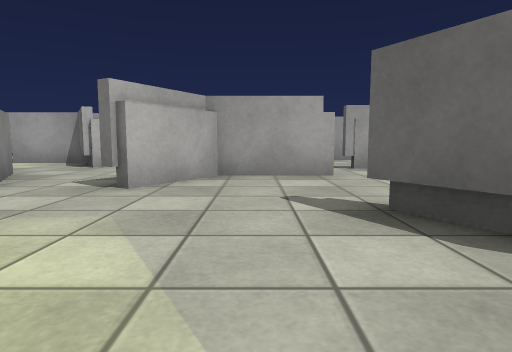
[1] (above)

24 first-person views from a walk through a scene from a Unity 3-D project. The camera is 0.55 m above the floor, tilts 6° down and sees 75° across. The floor is counted in squares, 1 m on a side. Each view is taken from the middle of a square. On the plan, view 1 faces up. The plan holds only what a view shows up to about 9 squares ahead; the rest is blank. The place goes on beyond the plan. Surface patterns are stand-ins for the level's own textures.

[2]
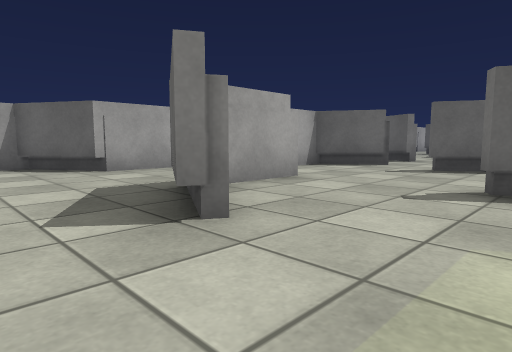

[3]
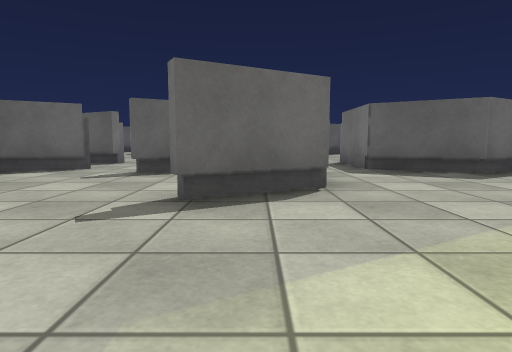

[4]
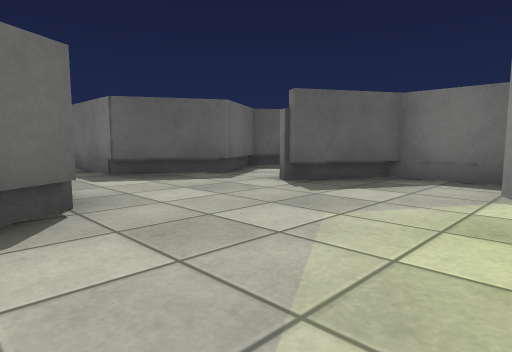

[5]
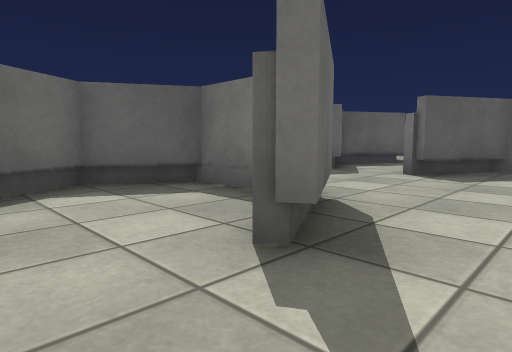

[6]
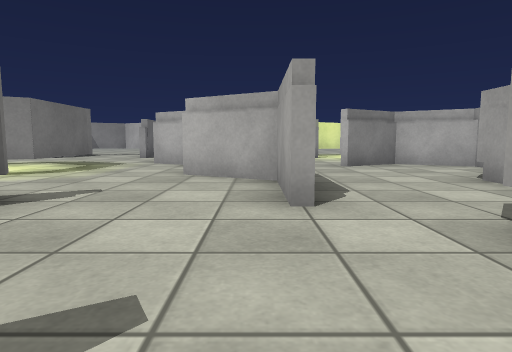

[7]
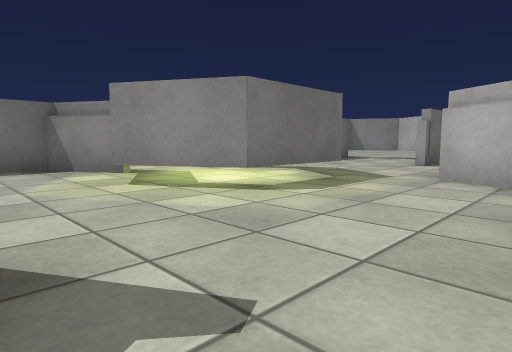

[8]
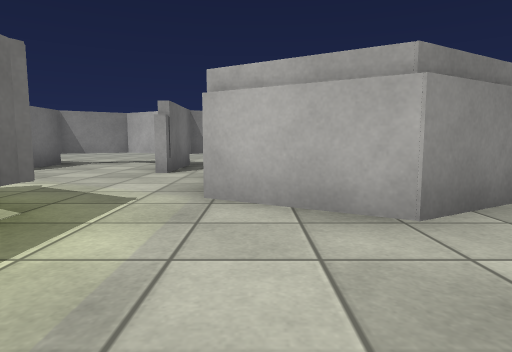

[9]
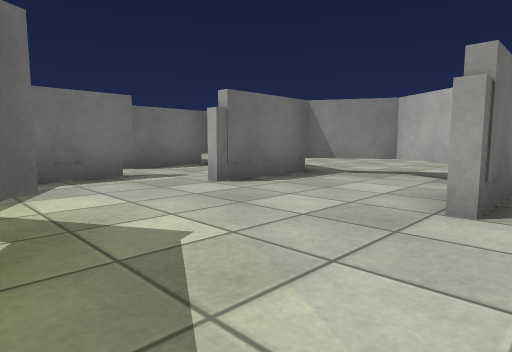

[10]
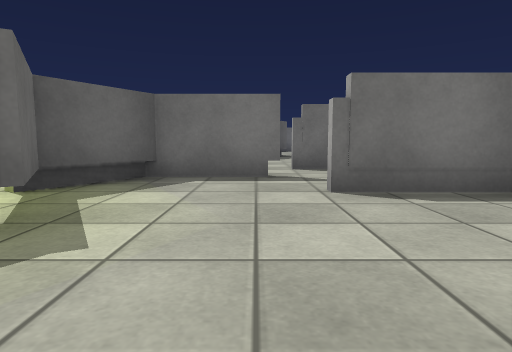

[11]
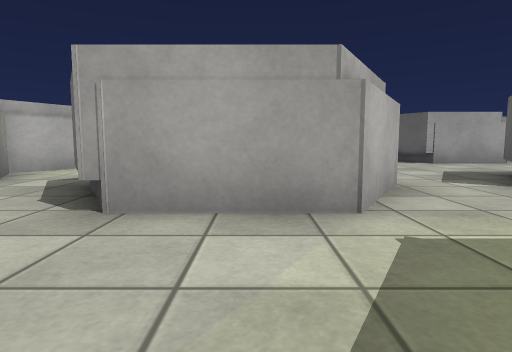

[12]
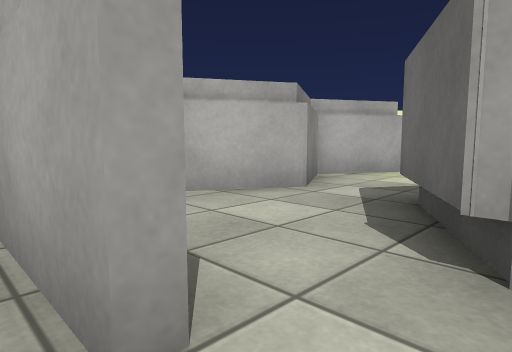

[13]
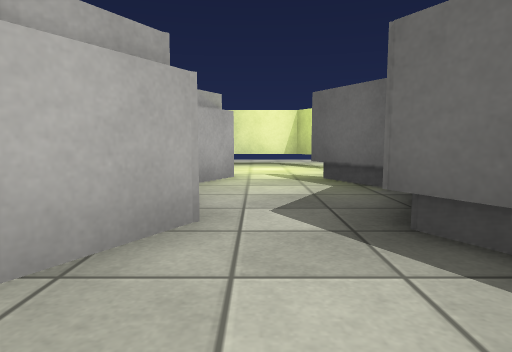

[14]
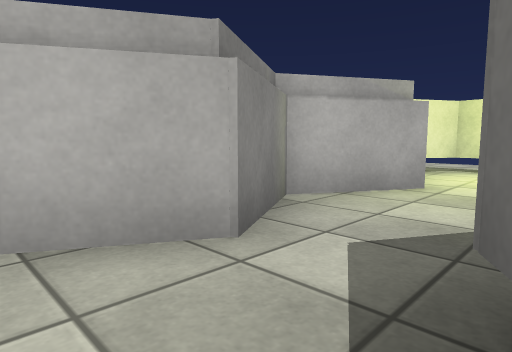

[15]
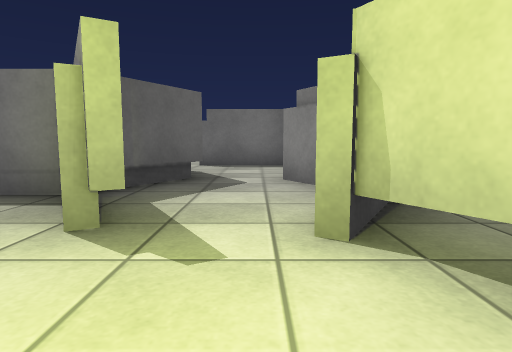

[16]
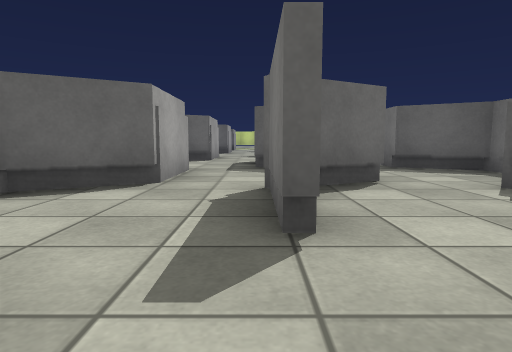

[17]
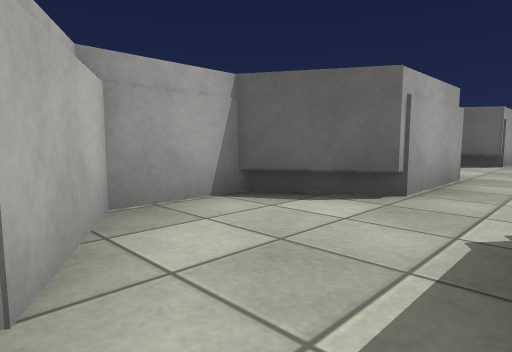

[18]
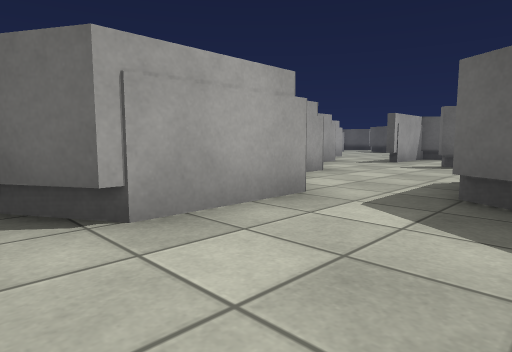

[19]
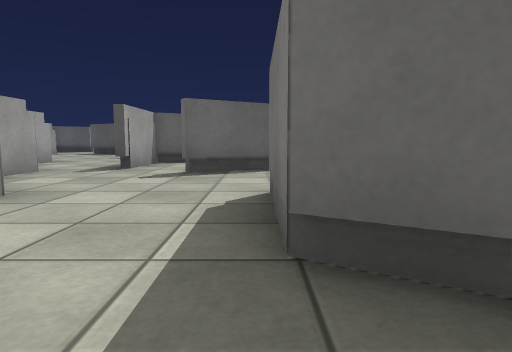

[20]
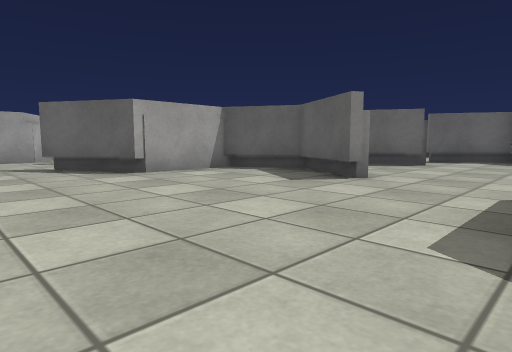

[21]
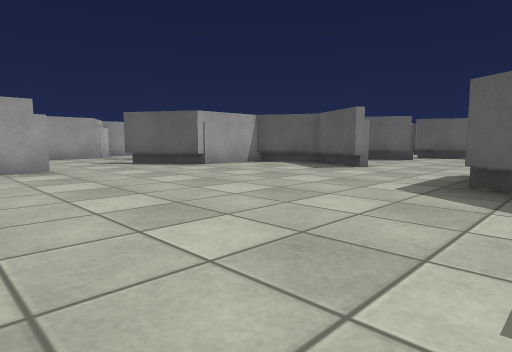

[22]
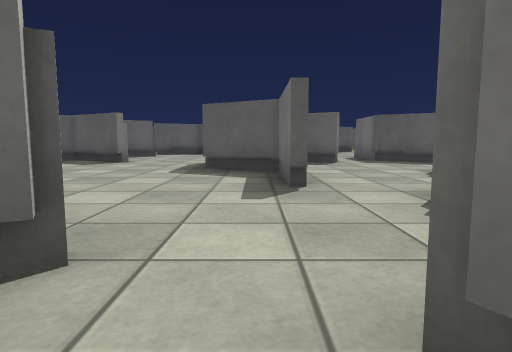

[23]
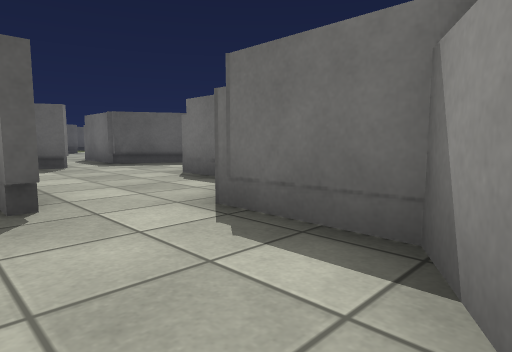

[24]
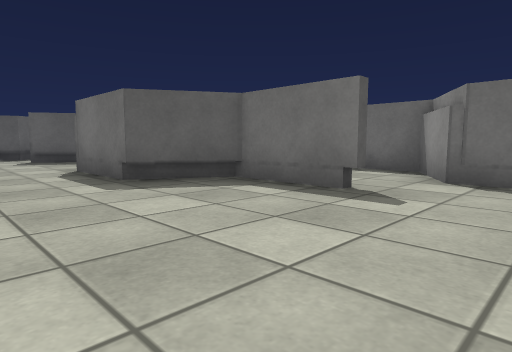

### Floor plan
Key: @ floor where view 1 was taken; # wall or solid block; x gap in a wall; . floor; = window, fence, low wall or low ledge; T thing the floor can be seen under or through.
Columns run from 10 left of view 1 to 17 right of it. Each row starts with its distance up from view 1.
 10  #### #### ####
  9  #..###..###..### .###
  8  #....#...##.........
  7  #.#..#.....#TT..#
  6  #.##....===..####   ##
  5  #..###..#.....##   ...
  4  #.## #xx#....##=###...
  3  #..###.......###...###
  2  #.........#T.T.......#
  1 ####..####..TTT....#  #
  0 #.....#  #@...TTT..####
 -1 ##....#  #....# ......#
 -2  ###..####.##.# ......# ##
 -3    .###..### .#.......#..#.#
 -4   =#.        .#............#
 -5    ..         #............#
 -6    ..         #....####..#
 -7              ....###  # ##
 -8               #...... #
 -9               ####...#.
-10                  ###..###
-11                       #

Positions as (right, up) in squares from view 1, and headings:
1: (0, 0), facing up
2: (-3, 2), facing up-right
3: (-2, 2), facing right
4: (-1, 2), facing down-right
5: (0, 4), facing down-right
6: (4, 5), facing left
7: (1, 4), facing down-left
8: (-1, 3), facing left
9: (-4, 2), facing down-left
10: (-6, 2), facing down
11: (-5, 0), facing up
12: (-6, 1), facing up-left
13: (-8, 2), facing up
14: (-7, 3), facing up-left
15: (-8, 9), facing down
16: (0, 7), facing right
17: (1, 7), facing up-right
18: (1, -1), facing up-right
19: (3, 0), facing right
20: (7, -6), facing up-right
21: (5, -7), facing up-right
22: (3, -7), facing right
23: (4, -7), facing down-right
24: (5, -4), facing down-right
